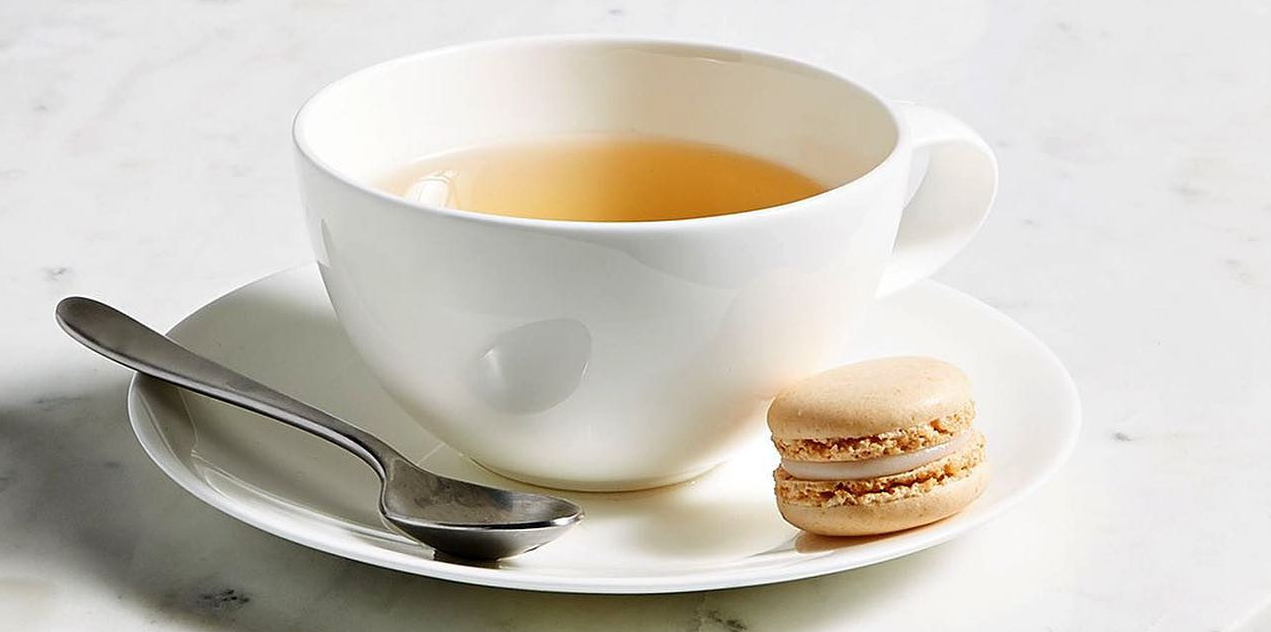
#> input picture images/coffee_cup.png, 1271 x 632 px, found by its file name
$ jupyter execute cv_onboarding.ipynb
#> lines starting #> are read from the running program, lines starting #| are printed output that depends on the picture; after the words box and inside, x2 and y2 are one past the last pixel; in counts of white or black regions, pixels touching at a corner belong together
# Welcome to the Computer Vision subteam, we're excited to have you!

As one of the most rapidly growing fields of engineering & computer science, there's plenty to explore and learn.

First and foremost however, what is computer vision?

Wikipedia says, "Computer vision is an interdisciplinary field that deals with how computers can be made to gain high-level understanding from digital images or videos. From the perspective of engineering, it seeks to automate tasks that the human visual system can do."

Personally, I'd define it as the process of designing *quantitative* algorithms for computers to match our *qualitative* understanding of the world. For example, I know that the image below is a coffee cup sitting on a table, and I know how far I'd need to move my hand to grab the cup. But how do we design an algorithm so that a computer can understand the same thing?

For a quick video overview of the field, check out this video [from Nvidia.](https://www.youtube.com/watch?v=OnTgbN3uXvw)

# Goal of this Notebook

Through this notebook, you'll get an introduction to some of the main software libraries we use, as well as some key concepts.

The first section of this notebook features a range of functions commonly used within image processing, with the second section of the notebook providing a section to play around with these functions.

As a first step, we'll import our neccessary libraries:

[cell 1]
import cv2
import numpy as np
import torch
import torchvision.transforms as transforms
import torchvision.models as models
from PIL import Image

* CV2: Open-CV, a comprehensive computer vision library that's the core of many python computer vision pipelines.
* Numpy: An array library that provides essential matrix operations and data structures. Typically, images will converted to numpy arrays while being processed.
* Torch: PyTorch, a machine learning library that provides functions for creating, training, loading, and deploying various ML models.
* PIL: Python Image Library, provides some useful functions for displaying images as we work with them

First things first, let's look at some of the functionality available within OpenCV. Below are several functions that highlight some common tasks you might need OpenCV for. If you're not sure what the function is doing, its good to get into the habit of looking up its documentation to double check.

For many of the functions below, certain options have been pre-selected. Try to look up the different options that these functions have, and when you'd use a different one. Later on in the notebook, feel free to modify these functions to get some hands-on practice!

[cell 2]
def load_image(image_path):
    """
    Load an image from a specified path.
    """
    img = cv2.imread(image_path) # OpenCV function for reading an image as a numpy array
#> img is the input picture: shape (632, 1271, 3); mean B, G, R 188.6, 198.5, 203.6
    if img is None:
        print(f"Error: Image at {image_path} not found")
    return img

def display_image(window_name, image):
    """
    Display a specified image.
    """
    cv2.imshow(window_name, image) # Display image
    cv2.waitKey(0) # Image will be displayed until the escape key is pressed
    cv2.destroyAllWindows() # Stop displaying the image

def convert_to_grayscale(image):
    """
    Converts image to grayscale.
    """
    gray_img = cv2.cvtColor(image, cv2.COLOR_BGR2GRAY) # OpenCV has many functions for converting between different colorspaces.
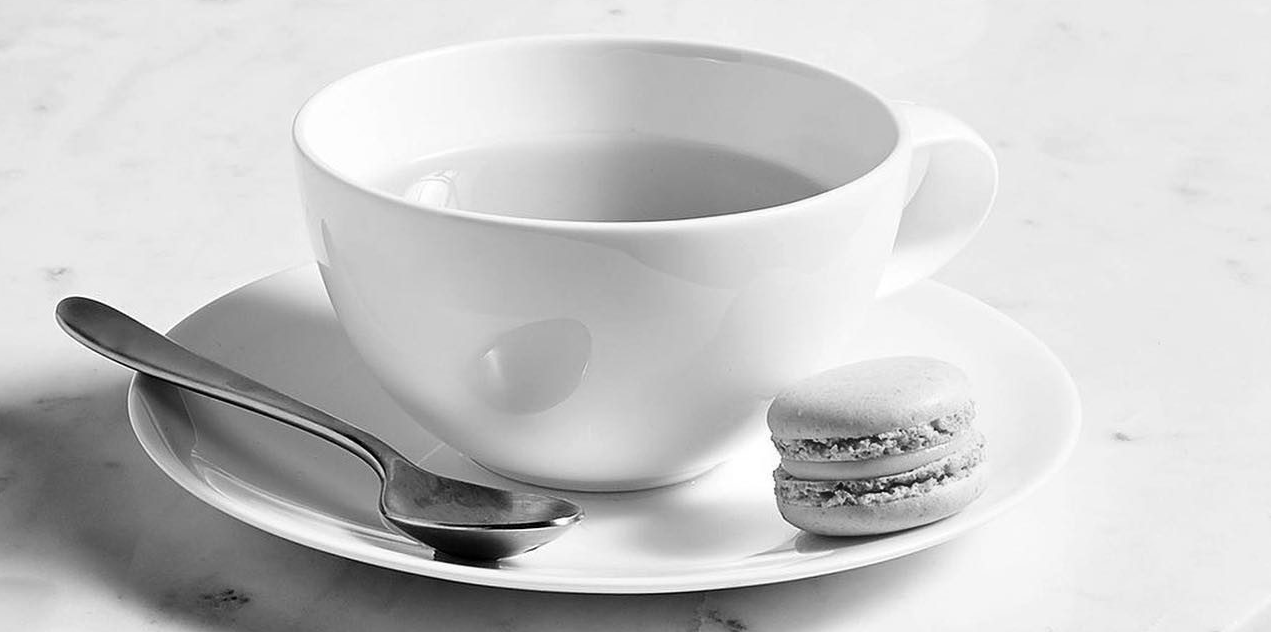
#> gray_img: shape (632, 1271); min 0, max 255, mean 198.9
    # In this case, COLOR_BGR2GRAY is a conversion from a BGR image to a grayscale image.
    # In practice, we'll just call the openCV function in code as opposed to creating a dedicated function like this.
    return gray_img

def binary_segmentation(image, threshold_value=127):
    """
    Apply a binary segmentation to an image based on an input threshold.
    """
#> called with threshold_value = 127
    max_pixel_val = 255

    _, thresh_img = cv2.threshold(image, threshold_value, max_pixel_val, cv2.THRESH_BINARY)
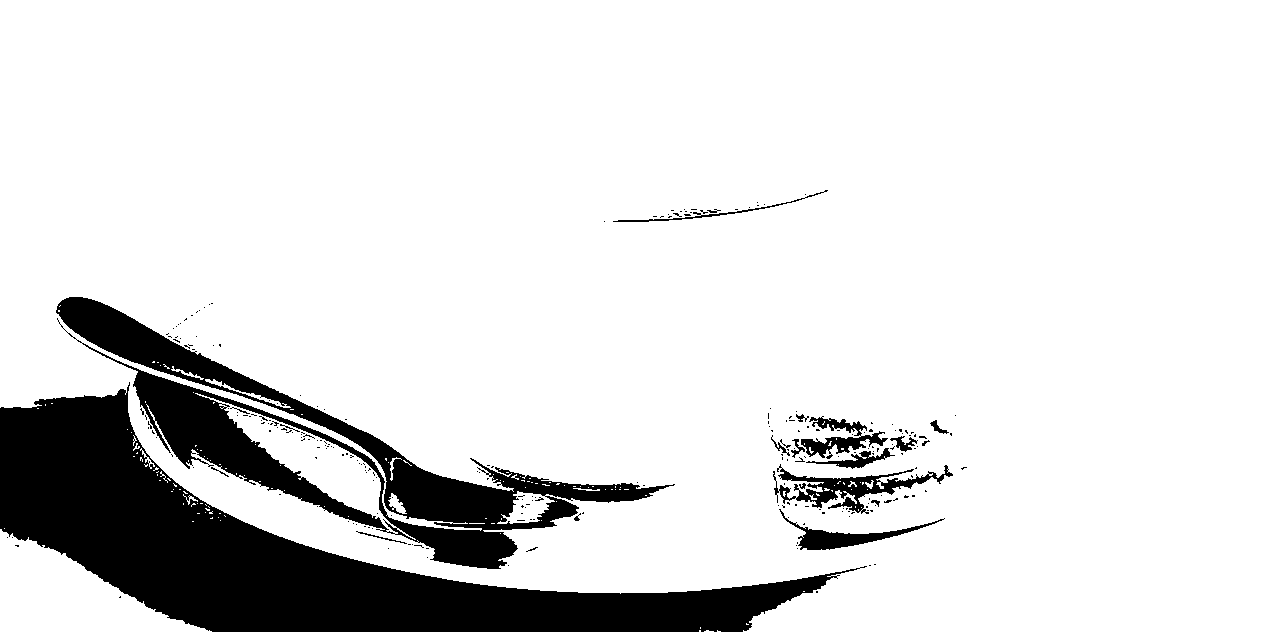
#> thresh_img: shape (632, 1271); 86.8% white; 255 black regions (233 under 20 px), largest, box (x1, y1, x2, y2) and area: (0, 382, 867, 632) 65941, (56, 297, 675, 569) 31923, (773, 464, 953, 514) 2527
    # cv2.threshold() supports other thresholding algorithms than just binary. If you're curious, look up
    # the functions documentation and try out the other algorithms. When might we use the other types?
    return thresh_img

def edge_detection(image):
    """
    Detect edges in an image w/ Canny edge detection.
    """

    edges = cv2.Canny(image, 100, 200)
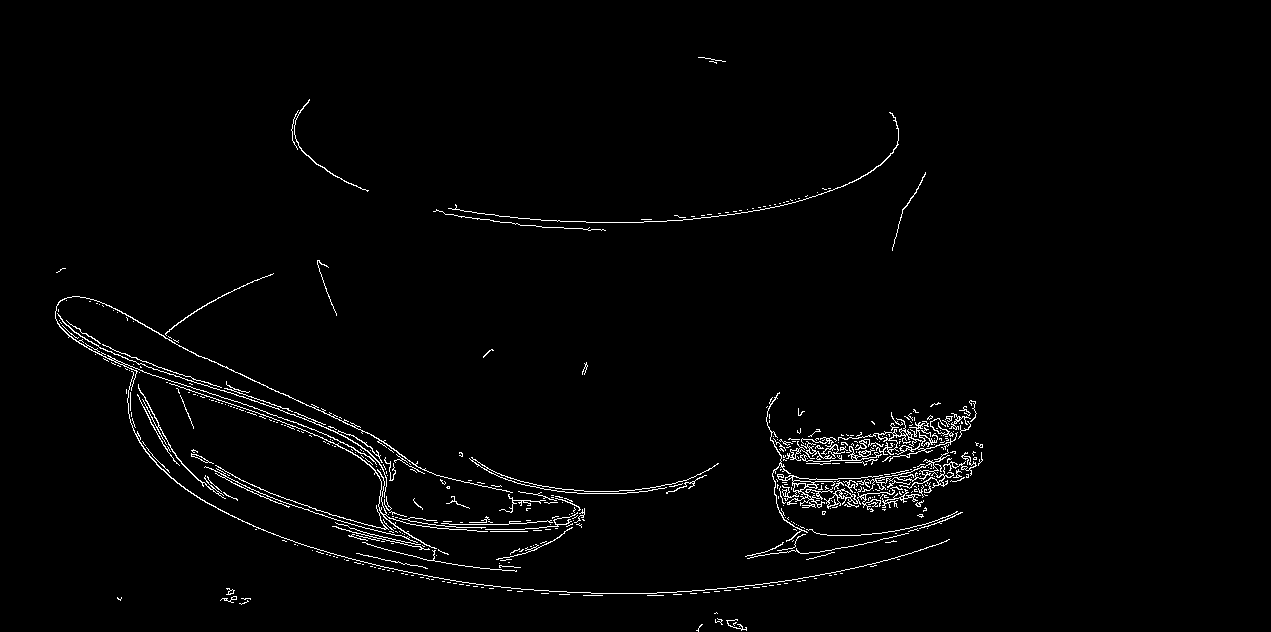
#> edges: shape (632, 1271); 1.8% white in thin lines or dots, all inside (x1, y1, x2, y2) = (55, 57, 983, 632)
    # Question: What do the values 100 and 200 represent? Just to get some practice with documentation, check out opencv's documentation
    # for this function to find out!
    return edges


# For the next two functions, look at their documentation as well. Why might it be useful to extract the contours of an image?

# [17 lines left out: functions find_contours, draw_contours, not called in this run]

# PyTorch Functions

Below are some functions for common tasks we'd use PyTorch for, such as loading a pre-trained model and getting outputs from it. We won't cover how to actually create and train a model in this notebook since its a bit out of scope, but feel free to ask questions! Later on you will get experience with the creation process of models.

[cell 3]
# [87 lines left out: functions load_pretrained_model, preprocess_image, load_imagenet_labels, classify_image, not called in this run]

# Experimentation Time!!

Now that we've covered a few functions above, let's spend some time trying to process an image of our own. This part of the notebook is pretty open-ended, so feel free to download your own images to try out some of the processing above.

To get things stared, I'd recommend trying to find an image with an object distinct from its background. Try to segment this object, find only the contours of the segmented portion, and then overlaying these contours onto the original image!

Once you've done that, try out classifying the image, and then overlaying the predicted class label ontop of the image with the contours. To draw text over an image, check out the [cv2.putText() function.](https://www.geeksforgeeks.org/python-opencv-cv2-puttext-method/)

[cell 4]
# Computer vision time woop woop!

# Try out with the provided coffee_cup image, or find your own!
image = load_image("/home/naomi/CV-Onboarding/images/coffee_cup.png")

grayimage = convert_to_grayscale(image)
display_image("coffee", grayimage)

binarysegmentation = binary_segmentation(grayimage)
display_image("binary segmentation", binarysegmentation)

edgedetect = edge_detection(image)
display_image("edges",edgedetect)

[cell 5]
image.shape
#> Out = (632, 1271, 3)

$ run again, with images/Cat.jpg saved as images/coffee_cup.png
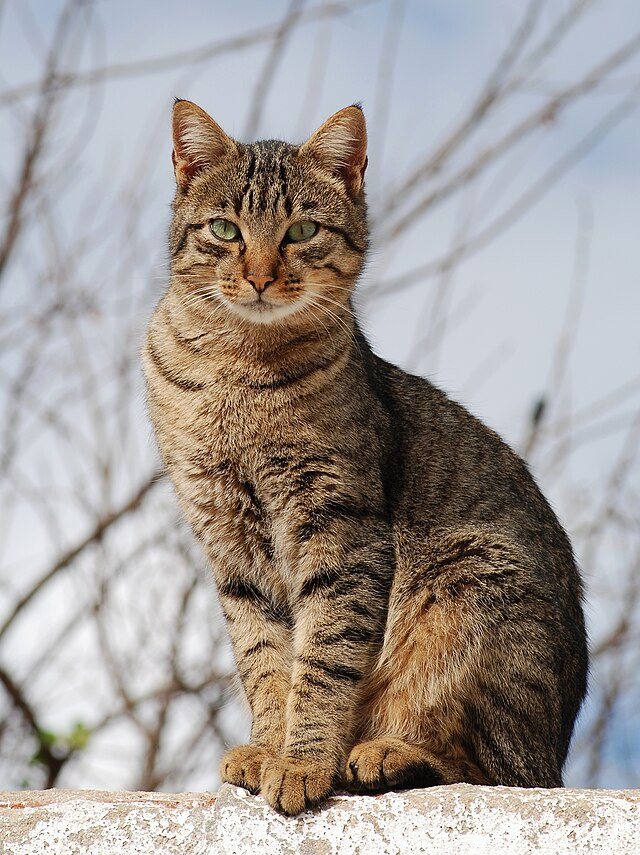
#> input picture images/Cat.jpg, 640 x 855 px, found by its file name
#> in load_image, img is the input picture: shape (855, 640, 3); mean B, G, R 150.4, 154.8, 161.7
#> in binary_segmentation, `_, thresh_img = cv2.threshold(image, threshold_value, max_pixel_val, c..`:
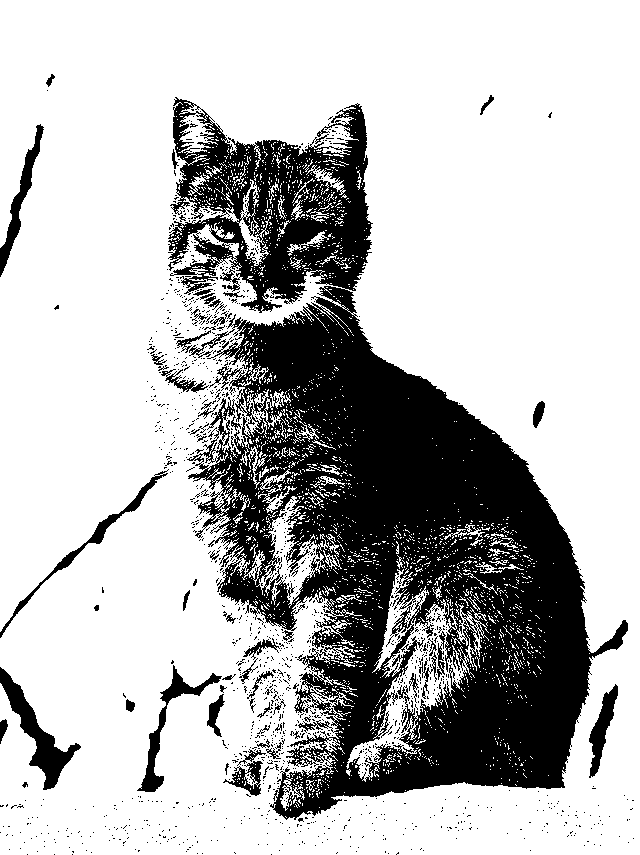
#> thresh_img: shape (855, 640); 72.9% white; 1347 black regions (1286 under 20 px), largest, box (x1, y1, x2, y2) and area: (168, 97, 628, 820) 133138, (0, 667, 81, 790) 2409, (137, 665, 222, 792) 1541
#> in edge_detection, `edges = cv2.Canny(image, 100, 200)`:
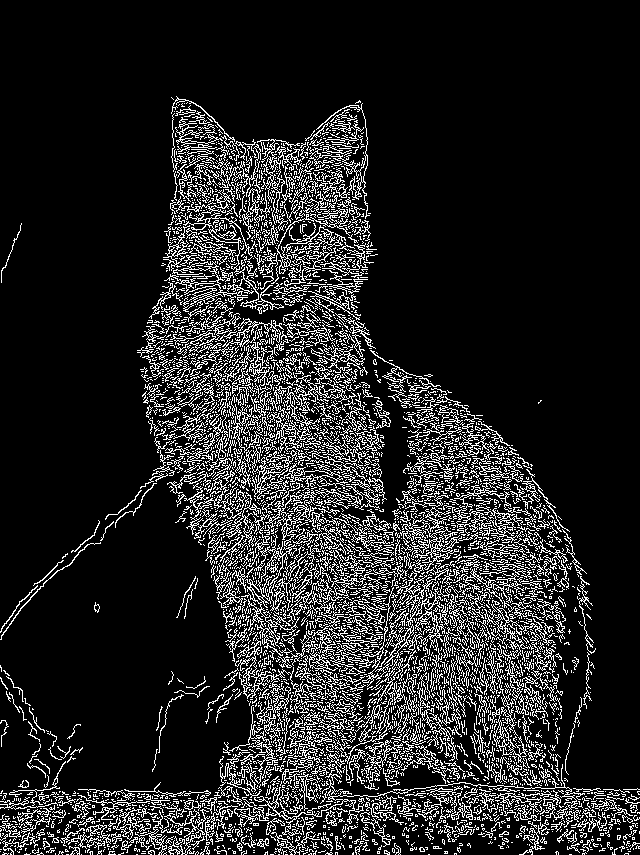
#> edges: shape (855, 640); 14.3% white in thin lines or dots, all inside (x1, y1, x2, y2) = (0, 96, 640, 855)
